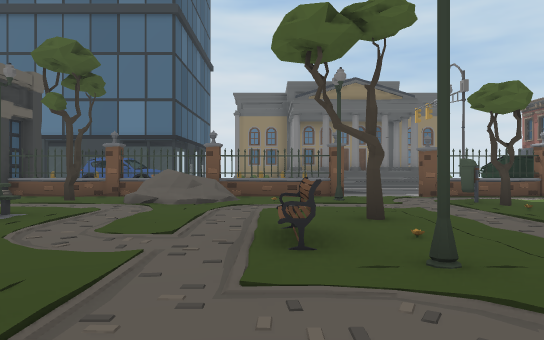
view 1 (above)

21 first-person views from a walk through a scene from a Unity 3-D project. The camera is 1.2 m above the floor, looks level and sees 70° across. The floor is counted in squares, 2 m on a side. Each view is taken from the middle of a square. On the plan, view 1 faces up. The plan holds only what a view shows up to about 11 squares ahead; the rest is blank. The place goes on beyond the plan. The player is left out.

view 2
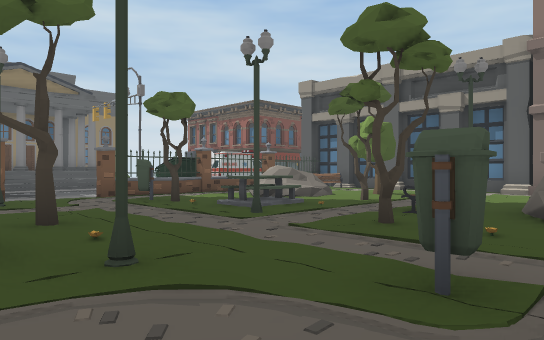

view 3
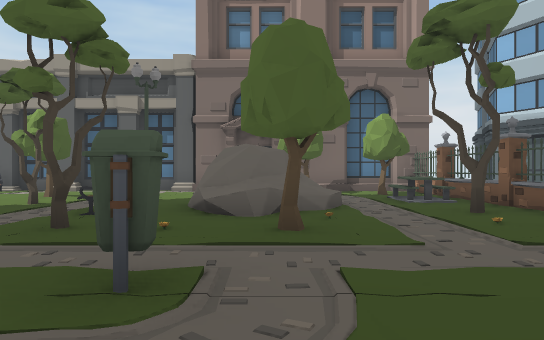

view 4
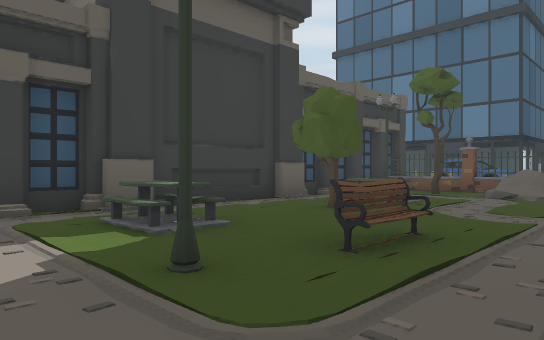

view 5
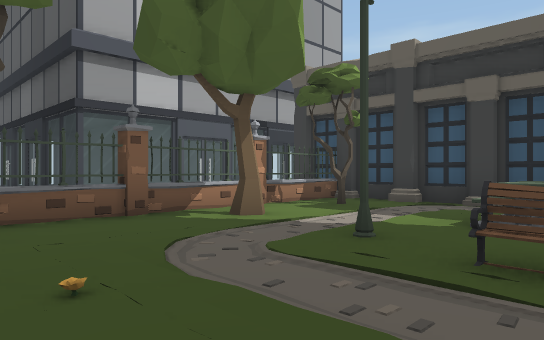

view 6
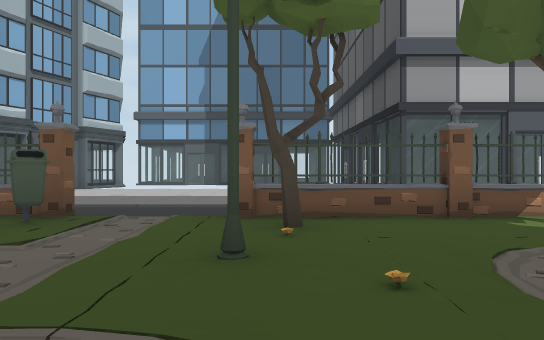

view 7
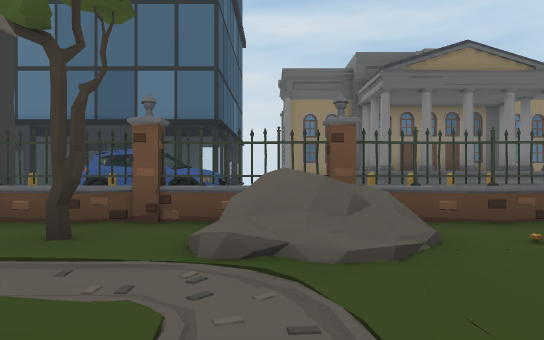

view 8
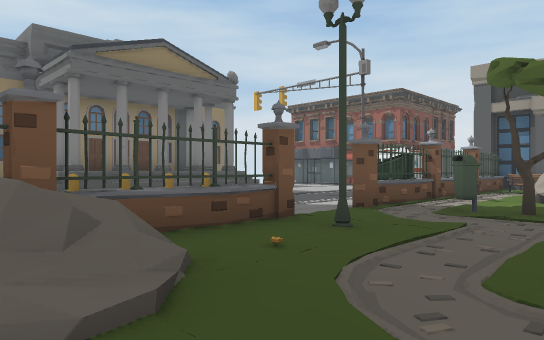

view 9
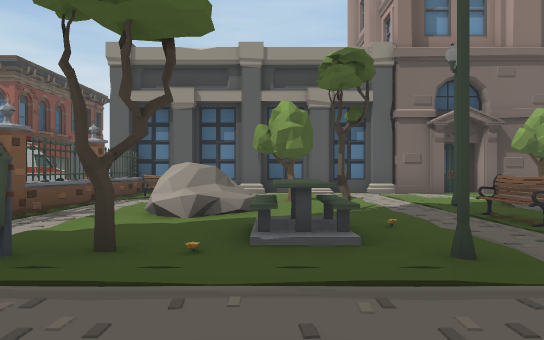

view 10
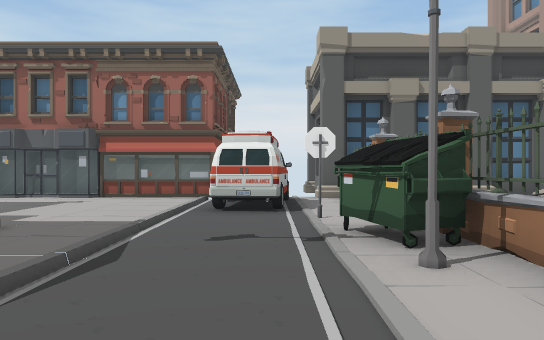

view 11
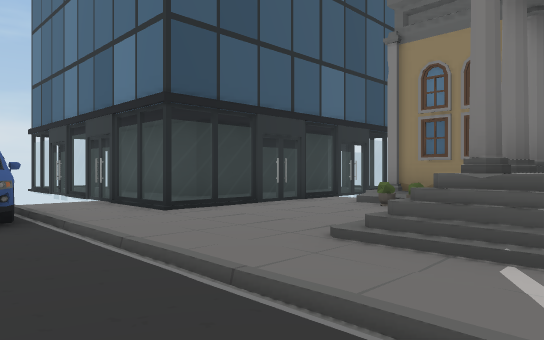

view 12
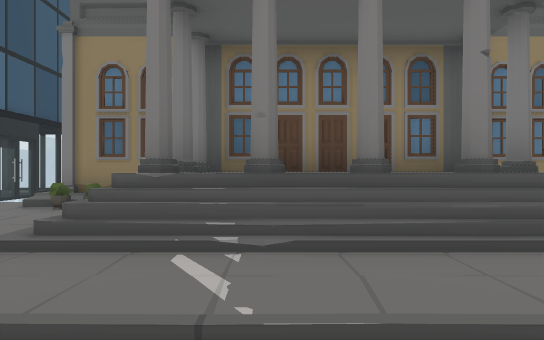

view 13
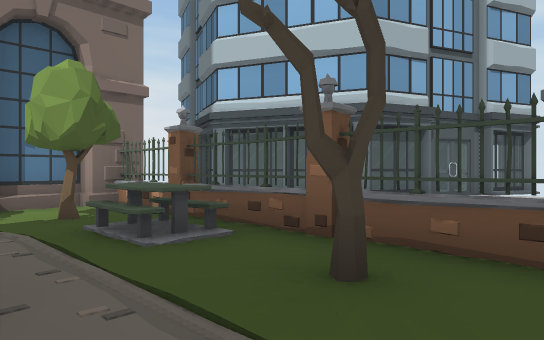

view 14
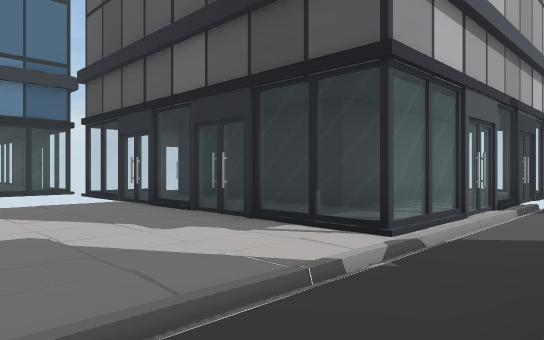

view 15
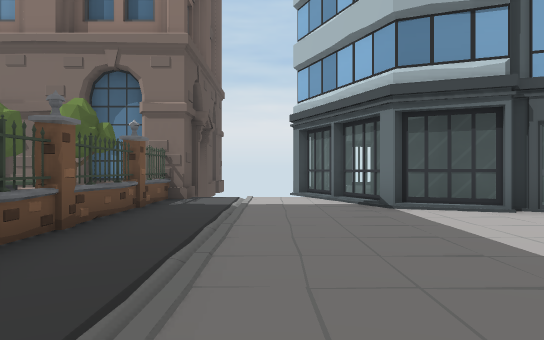

view 16
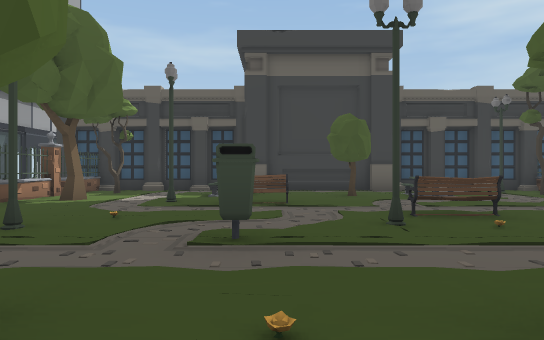

view 17
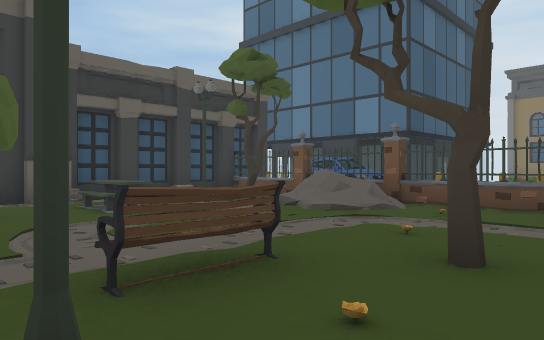

view 18
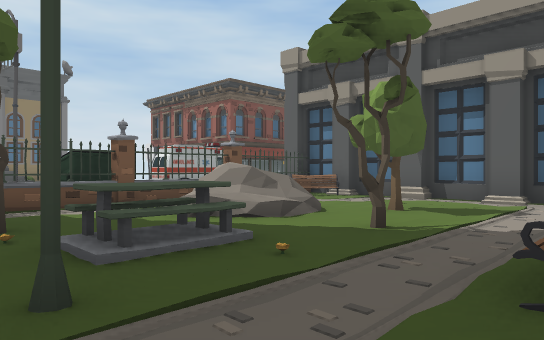

view 19
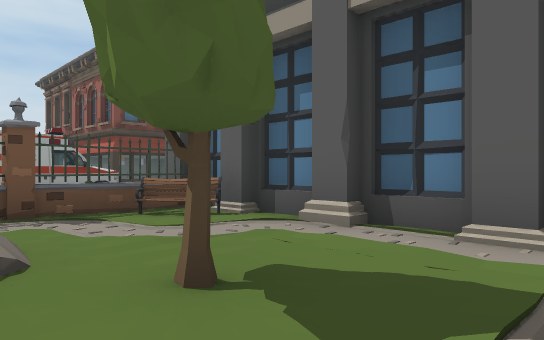

view 20
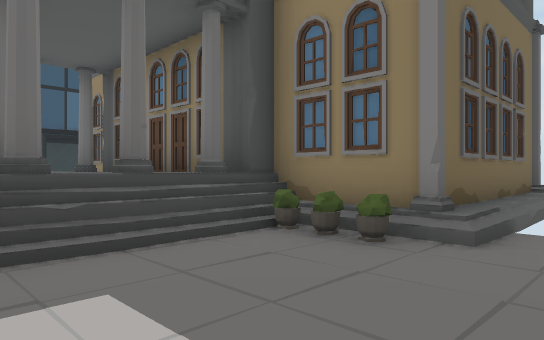

view 21
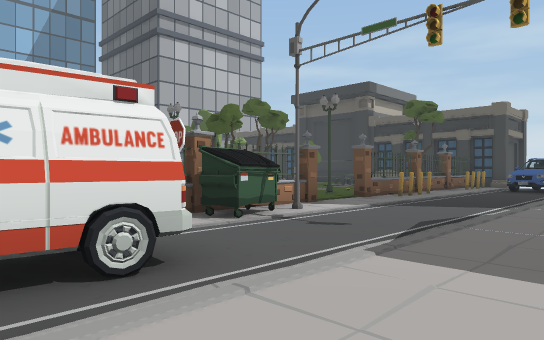

### Floor plan
Key: @ floor where view 1 was taken; # wall or solid block; x gap in a wall; . main floor; : floor 0.25 m higher than the main floor; + floor 0.75 m higher than the main floor; / step, stairs or slope; = window, fence, low wall or low ledge; O other object.
Columns run from 8 left of view 1 to 13 right of it. Each row starts with its distance up from view 1.
 20    OOO         O
 19    O O         O
 18    O O         O
 17    O   OOO   OOO
 16    O   O OOOOO O   O
 15 OOOO     O   O     O
 14     =    OOOOO     OOO
 13 OOOOO            . O O
 12                    O O
 11    OOO..........O.OOOO
 10    OOO..........OOO
  9   OOO#  O#  #OOO ##OOO
  8   O.#OOO=OOO..O=O#OO
  7   OxO.OOO..O..O...OO
  6   O.........OOOO...O
  5   O..O..O...+OO.OO.O
  4   O.OO..OO.#OOOO...O
  3   O..O..OO.........O
  2   O......#..OOO#...OO
  1   O..OOO..O.O/OO..OO
  0 OOO.OO..@...OO    OO
 -1   O...#.OO...OO .OOO
 -2   O...O.....O......O
 -3   O.OOO.OOO.OOOOOOOO
 -4   O##O=O=O..O#O.O##OOO
 -5   O................
 -6 OOOOOOO   .
 -7  OOOOO=            OOO
 -8      O=          O   O
 -9      O          O.OOOO
-10      O          OO
-11      O=        O.O
-12      O:O       OO
-13     OOOO      OO
-14        OO     O

Where each view was taken, in squares from view 1:
view 1: 0 up, 0 right, facing up
view 2: 0 up, 0 right, facing up-right
view 3: 0 up, 0 right, facing right
view 4: 2 down, 0 right, facing up-left
view 5: 1 up, 1 right, facing down-left
view 6: 1 up, 1 right, facing down
view 7: 4 up, 2 left, facing up
view 8: 5 up, 2 left, facing up-right
view 9: 5 up, 1 right, facing right
view 10: 10 up, 2 right, facing right
view 11: 10 up, 2 right, facing up-left
view 12: 10 up, 2 right, facing up
view 13: 1 down, 4 right, facing down-right
view 14: 4 down, 2 right, facing down-left
view 15: 6 down, 2 right, facing right
view 16: 1 up, 5 right, facing left
view 17: 2 up, 2 right, facing up-left
view 18: 2 up, 3 right, facing up-right
view 19: 3 up, 7 right, facing up-right
view 20: 13 up, 9 right, facing up-left
view 21: 13 up, 9 right, facing down-left
